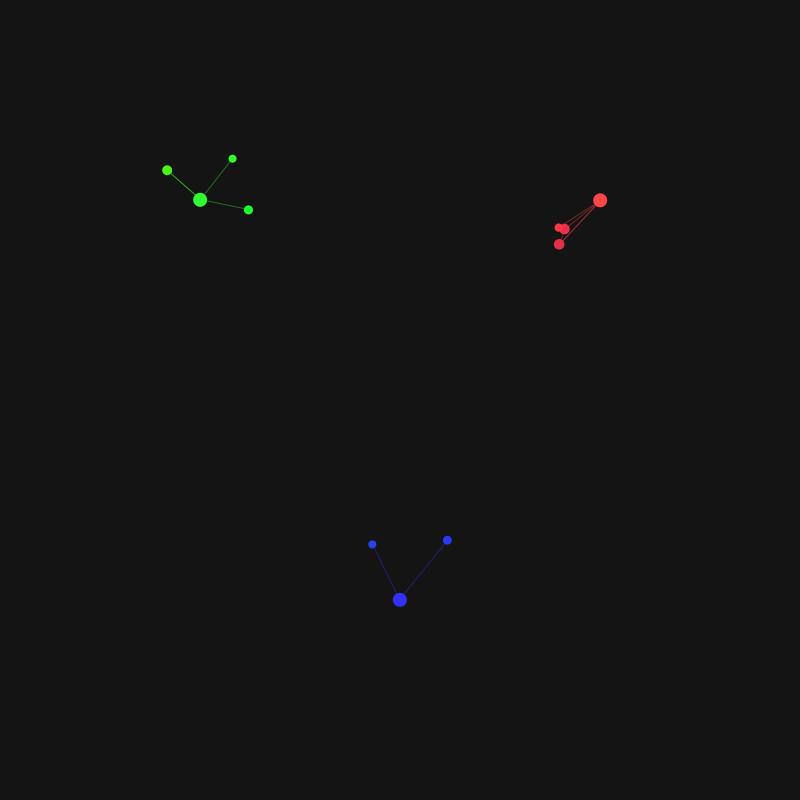
Frame 1 (no input)
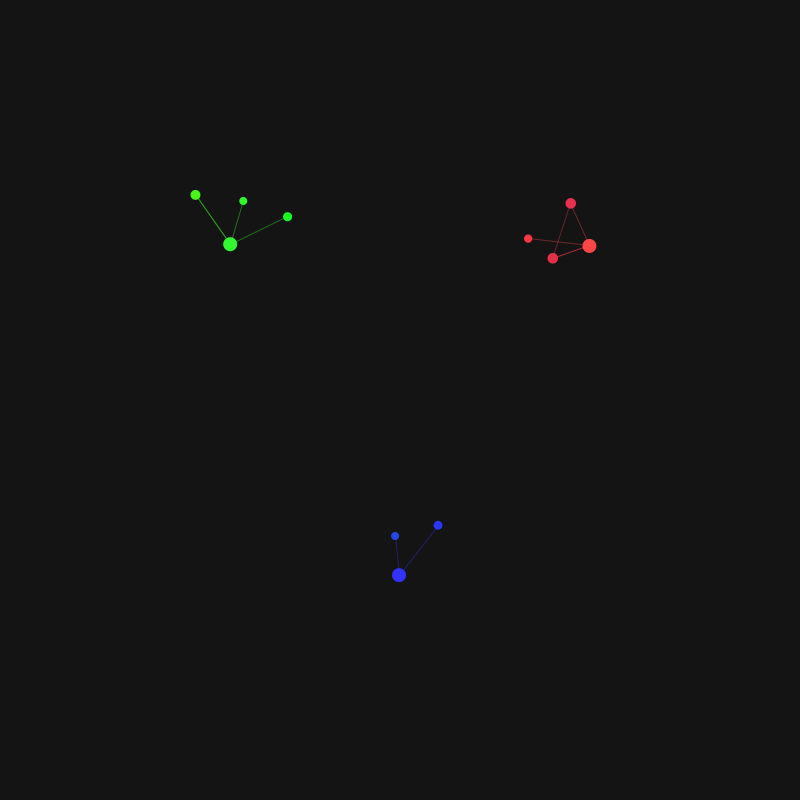
Frame 60 (the mouse pressed at the canvas centre just before this capture)
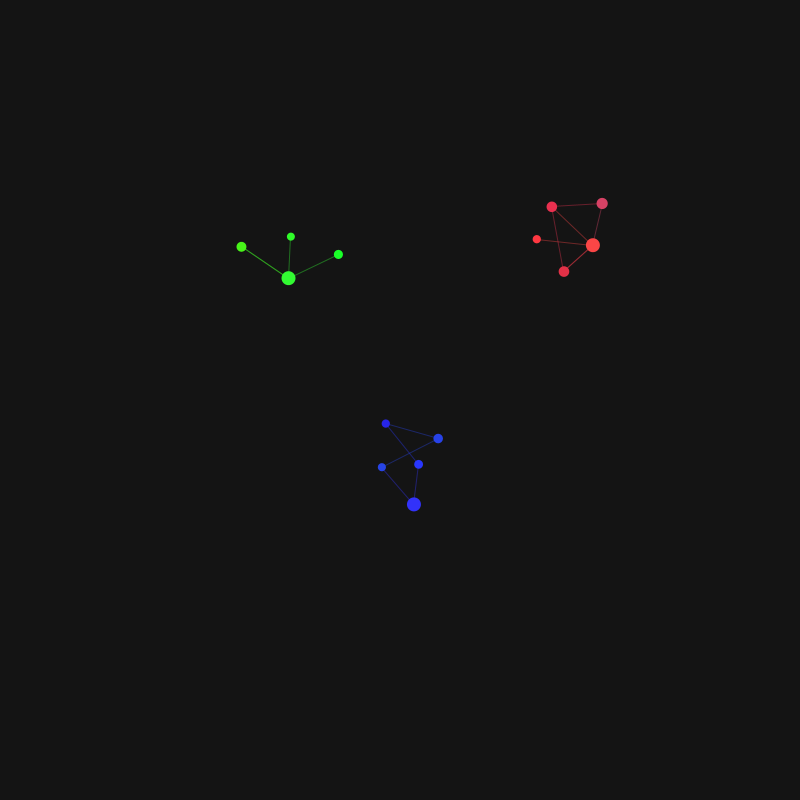
Frame 120 (the mouse held since frame 60 and released just before this capture)

The Processing sketch that drew these frames (run headless with seeded random() and noise(); from frame 60 on, the mouse is pressed at the canvas centre):

// Processing sketch: neurodes
// ── neurodes.pde
ArrayList<Node> nodes = new ArrayList<Node>();
ArrayList<Connection> connections = new ArrayList<Connection>();
int lastTime = 0;
float connectionProbability = 0.15;
float clusterProbability = 0.7; // Probability that a new node forms within existing cluster
int maxConnections = 3;
float minDistance = 50;
float colorVariability = 0.1; // How much color varies within a cluster
PVector centerPoint;
float circleRadius = 250; // Radius of the target circle

class Node {
  PVector position;
  PVector velocity;
  color nodeColor;
  int clusterID;
  float size;
  float targetAngle; // Target position on the circle
  
  Node(float x, float y, color c, int cluster) {
    position = new PVector(x, y);
    velocity = new PVector(random(-0.5, 0.5), random(-0.5, 0.5));
    nodeColor = c;
    clusterID = cluster;
    size = random(8, 12);
    targetAngle = random(TWO_PI);
  }
  
  void update() {
    // Apply velocity to position
    position.add(velocity);
    
    // Apply damping
    velocity.mult(0.95);
    
    // Bounce off edges
    if (position.x < 0 || position.x > width) {
      velocity.x *= -0.9;
      position.x = constrain(position.x, 0, width);
    }
    if (position.y < 0 || position.y > height) {
      velocity.y *= -0.9;
      position.y = constrain(position.y, 0, height);
    }
  }
  
  void display() {
    noStroke();
    fill(nodeColor);
    ellipse(position.x, position.y, size, size);
  }
}

class Connection {
  Node from;
  Node to;
  
  Connection(Node from, Node to) {
    this.from = from;
    this.to = to;
  }
  
  void display() {
    stroke(red(from.nodeColor), green(from.nodeColor), blue(from.nodeColor), 100);
    strokeWeight(1);
    line(from.position.x, from.position.y, to.position.x, to.position.y);
  }
}

void setup() {
  size(800, 800);
  background(20);
  centerPoint = new PVector(width/2, height/2);
  
  // Start with a few initial nodes of different colors
  createInitialNodes();
}

void createInitialNodes() {
  // Create 3 separate small clusters with different colors
  createCluster(width * 0.25, height * 0.25, color(50, 250, 50), 0, 3); // Green cluster
  createCluster(width * 0.75, height * 0.25, color(250, 70, 70), 1, 3); // Red cluster
  createCluster(width * 0.5, height * 0.75, color(50, 50, 250), 2, 2); // Blue cluster
}

void createCluster(float x, float y, color c, int clusterID, int size) {
  // Create a small initial cluster
  Node centerNode = new Node(x, y, c, clusterID);
  centerNode.size = 14; // Make center node larger
  nodes.add(centerNode);
  
  // Add a few nodes around it
  for (int i = 0; i < size; i++) {
    float angle = random(TWO_PI);
    float distance = random(40, 80);
    float nx = x + cos(angle) * distance;
    float ny = y + sin(angle) * distance;
    
    // Create a node with slight color variation
    color nodeColor = color(
      constrain(red(c) + random(-25, 25), 0, 255),
      constrain(green(c) + random(-25, 25), 0, 255),
      constrain(blue(c) + random(-25, 25), 0, 255)
    );
    
    Node newNode = new Node(nx, ny, nodeColor, clusterID);
    nodes.add(newNode);
    
    // Connect to center
    connections.add(new Connection(centerNode, newNode));
    
    // Connect some nodes to each other within the cluster
    for (int j = nodes.size() - 2; j >= 0 && j > nodes.size() - 4; j--) {
      if (nodes.get(j).clusterID == clusterID && random(1) < 0.3) {
        connections.add(new Connection(newNode, nodes.get(j)));
      }
    }
  }
}

void draw() {
  background(20);
  
  // Update forces between nodes
  updateForces();
  
  // Update node positions
  for (Node node : nodes) {
    node.update();
  }
  
  // Draw connections
  for (Connection conn : connections) {
    conn.display();
  }
  
  // Draw nodes
  for (Node node : nodes) {
    node.display();
  }
  
  // Add new nodes periodically
  if (millis() - lastTime >= 1500) {
    lastTime = millis();
    addNewNodes();
  }
  
  // Visualize target circle (for debugging) - comment this out when not needed
  // stroke(50, 50, 50, 100);
  // noFill();
  // ellipse(centerPoint.x, centerPoint.y, circleRadius * 2, circleRadius * 2);
}

void updateForces() {
  // Assign target angles for clusters if not already assigned
  boolean needToAssignAngles = true;
  for (Node node : nodes) {
    if (node.targetAngle != 0) {
      needToAssignAngles = false;
      break;
    }
  }
  
  if (needToAssignAngles) {
    assignClusterTargetPositions();
  }
  
  for (int i = 0; i < nodes.size(); i++) {
    Node nodeA = nodes.get(i);
    PVector totalForce = new PVector(0, 0);
    
    // Calculate target position on the circle for this node
    // Nodes of the same cluster should be positioned near each other
    float clusterAngleRange = PI/4; // Range of the cluster on the circle
    float nodeAngleOffset = random(-clusterAngleRange/2, clusterAngleRange/2);
    float angle = nodeA.targetAngle + nodeAngleOffset * 0.1; // Small variation within cluster
    
    // Calculate target position
    PVector targetPos = new PVector(
      centerPoint.x + cos(angle) * circleRadius,
      centerPoint.y + sin(angle) * circleRadius
    );
    
    // Add force toward the target position on the circle
    PVector circleForce = PVector.sub(targetPos, nodeA.position);
    float distToTarget = circleForce.mag();
    
    // Apply stronger force when further from target
    float circleForceStrength = 0.03 * constrain(distToTarget / 100, 0.5, 2.0);
    circleForce.normalize().mult(circleForceStrength);
    totalForce.add(circleForce);
    
    // Process other forces between nodes
    for (int j = 0; j < nodes.size(); j++) {
      if (i != j) {
        Node nodeB = nodes.get(j);
        PVector force = PVector.sub(nodeB.position, nodeA.position);
        float distance = force.mag();
        
        // Skip if nodes are in exactly the same position
        if (distance == 0) continue;
        
        boolean connected = false;
        
        // Check if nodes are connected
        for (Connection conn : connections) {
          if ((conn.from == nodeA && conn.to == nodeB) || 
              (conn.from == nodeB && conn.to == nodeA)) {
            connected = true;
            break;
          }
        }
        
        if (connected) {
          // Connected nodes attract each other (but not too strongly)
          float idealDistance = 60; // Reduced for tighter clusters
          force.normalize();
          
          if (distance > idealDistance) {
            // Attraction
            force.mult(0.03 * (distance - idealDistance));
            totalForce.add(force);
          } else if (distance < idealDistance * 0.7) {
            // Repulsion when too close
            force.mult(-0.05 * (idealDistance * 0.7 - distance));
            totalForce.add(force);
          }
        } else {
          // All nodes repel each other when too close
          if (distance < minDistance) {
            force.normalize();
            force.mult(-0.3 * (minDistance - distance) / minDistance);
            totalForce.add(force);
          }
          
          // Nodes in the same cluster have a weak attraction
          if (nodeA.clusterID == nodeB.clusterID && distance < 150) {
            force.normalize();
            force.mult(0.01);
            totalForce.add(force);
          }
          
          // Nodes in different clusters have a stronger repulsion
          if (nodeA.clusterID != nodeB.clusterID && distance < 100) {
            force.normalize();
            force.mult(-0.05);
            totalForce.add(force);
          }
        }
      }
    }
    
    // Also add a gentle force toward the center of the screen
    PVector centerForce = PVector.sub(centerPoint, nodeA.position);
    float distToCenter = centerForce.mag();
    
    // Only apply if node is far from center
    if (distToCenter > 300) {
      centerForce.normalize().mult(0.01 * (distToCenter - 300) / 100);
      totalForce.add(centerForce);
    }
    
    // Apply the total force
    nodeA.velocity.add(totalForce);
    
    // Add a tiny bit of randomness to prevent perfect equilibrium
    nodeA.velocity.add(new PVector(random(-0.05, 0.05), random(-0.05, 0.05)));
    
    // Limit velocity
    nodeA.velocity.limit(1.5);
  }
}

void assignClusterTargetPositions() {
  // Get all unique cluster IDs
  ArrayList<Integer> clusterIDs = new ArrayList<Integer>();
  for (Node node : nodes) {
    if (!clusterIDs.contains(node.clusterID)) {
      clusterIDs.add(node.clusterID);
    }
  }
  
  // Assign target angles to each cluster
  float angleStep = TWO_PI / clusterIDs.size();
  for (int i = 0; i < clusterIDs.size(); i++) {
    int id = clusterIDs.get(i);
    float clusterAngle = i * angleStep;
    
    // Assign this angle to all nodes in this cluster
    for (Node node : nodes) {
      if (node.clusterID == id) {
        // Add slight variation for each node
        node.targetAngle = clusterAngle + random(-0.1, 0.1);
      }
    }
  }
}

void addNewNodes() {
  int numToAdd = int(random(1, 4)); // Add 1-3 nodes at a time
  
  for (int n = 0; n < numToAdd; n++) {
    if (random(1) < clusterProbability && nodes.size() > 0) {
      // Add to an existing cluster
      addNodeToCluster();
    } else {
      // Start a new cluster
      createNewCluster();
    }
  }
  
  // Reassign target positions when clusters change
  assignClusterTargetPositions();
}

void addNodeToCluster() {
  // Pick a random existing node to branch from
  Node parent = nodes.get(int(random(nodes.size())));
  
  // Create a new node near the parent
  float angle = random(TWO_PI);
  float distance = random(40, 100);
  float newX = parent.position.x + cos(angle) * distance;
  float newY = parent.position.y + sin(angle) * distance;
  
  // Keep within bounds
  newX = constrain(newX, 50, width - 50);
  newY = constrain(newY, 50, height - 50);
  
  // Create a node with slight color variation from parent
  color nodeColor = color(
    constrain(red(parent.nodeColor) + random(-25, 25), 0, 255),
    constrain(green(parent.nodeColor) + random(-25, 25), 0, 255),
    constrain(blue(parent.nodeColor) + random(-25, 25), 0, 255)
  );
  
  Node newNode = new Node(newX, newY, nodeColor, parent.clusterID);
  newNode.targetAngle = parent.targetAngle + random(-0.05, 0.05); // Similar angle as parent
  nodes.add(newNode);
  
  // Connect to parent
  connections.add(new Connection(parent, newNode));
  
  // Maybe connect to some other nearby nodes in the same cluster
  for (Node node : nodes) {
    if (node != parent && node != newNode && node.clusterID == parent.clusterID) {
      float d = dist(newNode.position.x, newNode.position.y, node.position.x, node.position.y);
      // Connect only to nearby nodes with some probability
      if (d < 120 && random(1) < 0.2) {
        connections.add(new Connection(newNode, node));
      }
    }
  }
}

void createNewCluster() {
  // Create a new cluster with a random color
  color clusterColor;
  int clusterID = nodes.size() > 0 ? getMaxClusterID() + 1 : 0;
  
  // Randomly select one of three main colors, with occasional gray clusters
  float colorRandom = random(1);
  if (colorRandom < 0.45) {
    clusterColor = color(50, 250, 50); // Green
  } else if (colorRandom < 0.8) {
    clusterColor = color(250, 70, 70); // Red
  } else if (colorRandom < 0.95) {
    clusterColor = color(50, 50, 250); // Blue
  } else {
    clusterColor = color(200, 200, 200); // Gray
  }
  
  // Find an empty space for the new cluster
  float x, y;
  boolean validPosition = false;
  int attempts = 0;
  
  do {
    x = random(100, width - 100);
    y = random(100, height - 100);
    validPosition = true;
    
    // Check if position is far enough from existing nodes
    for (Node node : nodes) {
      float d = dist(x, y, node.position.x, node.position.y);
      if (d < 150) {
        validPosition = false;
        break;
      }
    }
    
    attempts++;
  } while (!validPosition && attempts < 20);
  
  if (validPosition) {
    // Create 1-3 nodes for the new cluster
    int clusterSize = int(random(1, 4));
    Node centerNode = new Node(x, y, clusterColor, clusterID);
    centerNode.size *= 1.3; // Make the first node a bit larger
    
    // Assign a random target angle for this new cluster
    float newAngle = random(TWO_PI);
    centerNode.targetAngle = newAngle;
    
    nodes.add(centerNode);
    
    // Add a few more nodes to the new cluster
    for (int i = 0; i < clusterSize - 1; i++) {
      float angle = random(TWO_PI);
      float distance = random(30, 70);
      Node newNode = new Node(
        x + cos(angle) * distance,
        y + sin(angle) * distance,
        color(
          constrain(red(clusterColor) + random(-25, 25), 0, 255),
          constrain(green(clusterColor) + random(-25, 25), 0, 255),
          constrain(blue(clusterColor) + random(-25, 25), 0, 255)
        ),
        clusterID
      );
      newNode.targetAngle = newAngle + random(-0.05, 0.05);
      nodes.add(newNode);
      
      // Connect to center
      connections.add(new Connection(centerNode, newNode));
    }
  }
}

int getMaxClusterID() {
  int max = -1;
  for (Node node : nodes) {
    if (node.clusterID > max) {
      max = node.clusterID;
    }
  }
  return max;
}

// Mouse interaction
void mousePressed() {
  color newNodeColor;
  int newClusterID;
  
  // Determine if we should attach to an existing cluster
  Node closestNode = null;
  float minDist = 150; // Maximum distance to consider
  
  for (Node node : nodes) {
    float d = dist(mouseX, mouseY, node.position.x, node.position.y);
    if (d < minDist) {
      minDist = d;
      closestNode = node;
    }
  }
  
  if (closestNode != null) {
    // Add to existing cluster
    newNodeColor = color(
      constrain(red(closestNode.nodeColor) + random(-25, 25), 0, 255),
      constrain(green(closestNode.nodeColor) + random(-25, 25), 0, 255),
      constrain(blue(closestNode.nodeColor) + random(-25, 25), 0, 255)
    );
    newClusterID = closestNode.clusterID;
  } else {
    // Create a new cluster
    float colorRandom = random(1);
    if (colorRandom < 0.45) {
      newNodeColor = color(50, 250, 50); // Green
    } else if (colorRandom < 0.8) {
      newNodeColor = color(250, 70, 70); // Red
    } else if (colorRandom < 0.95) {
      newNodeColor = color(50, 50, 250); // Blue
    } else {
      newNodeColor = color(200, 200, 200); // Gray
    }
    newClusterID = nodes.size() > 0 ? getMaxClusterID() + 1 : 0;
  }
  
  // Create the new node
  Node newNode = new Node(mouseX, mouseY, newNodeColor, newClusterID);
  
  // Assign target angle
  if (closestNode != null) {
    newNode.targetAngle = closestNode.targetAngle + random(-0.05, 0.05);
  } else {
    newNode.targetAngle = random(TWO_PI);
    // Reassign all target angles when a new cluster is created
    assignClusterTargetPositions();
  }
  
  nodes.add(newNode);
  
  // Connect to closest node if applicable
  if (closestNode != null) {
    connections.add(new Connection(closestNode, newNode));
    
    // Maybe connect to other nearby nodes in the same cluster
    for (Node node : nodes) {
      if (node != closestNode && node != newNode && node.clusterID == newClusterID) {
        float d = dist(newNode.position.x, newNode.position.y, node.position.x, node.position.y);
        if (d < 100 && random(1) < 0.2) {
          connections.add(new Connection(newNode, node));
        }
      }
    }
  }
}

// Adjust circle radius with keyboard
void keyPressed() {
  if (key == '+' || key == '=') {
    circleRadius += 25;
  } else if (key == '-' || key == '_') {
    circleRadius = max(50, circleRadius - 25);
  } else if (key == 'r' || key == 'R') {
    // Reassign positions
    assignClusterTargetPositions();
  }
}
